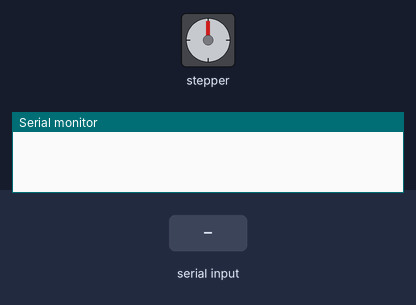
Bench run of a sketch on a simulated Arduino Uno, built with avr-gcc and run on an emulated ATmega328P. On the bench: stepper motor, the last lines printed to the serial monitor. Inputs (shaded band) come from the test bench. Stepper angles assume 200 steps per turn.

Above: at 1.2 s.
1.3 s: "90,45\n" received over Serial
At 2.3 s:
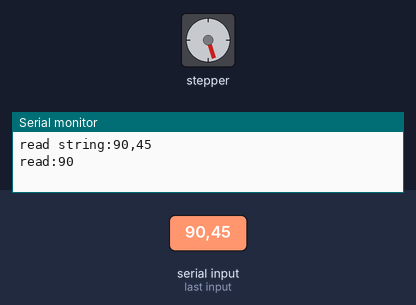
2.9 s: "5\n" received over Serial
At 3.4 s:
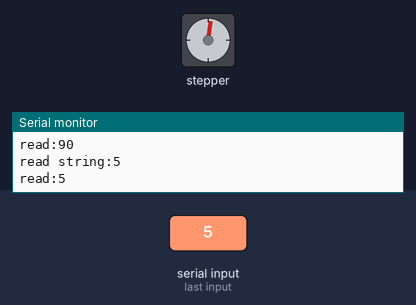
4.5 s: "30,150\n" received over Serial
At 5.2 s:
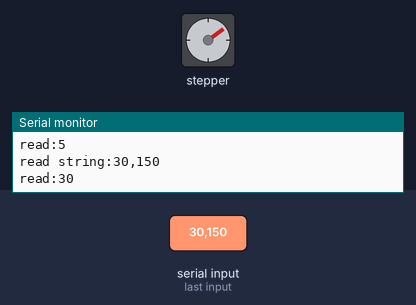
6.0 s: "90\n" received over Serial
At 6.8 s:
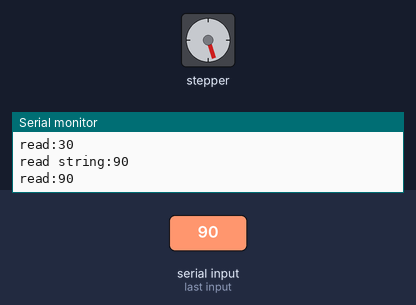
7.6 s: "1,90,45\n" received over Serial
At 8.6 s:
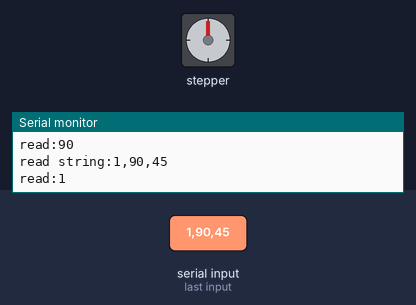
Timing chart, 0 to 10.1 s (numbered marks = the images above; inputs shaded):
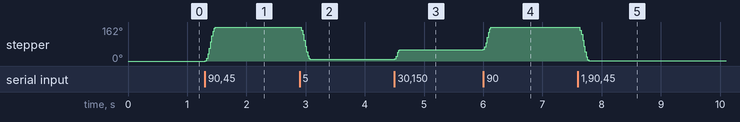

The sketch:

controlStepperViaSerial.ino
```cpp
/*Example sketch to control a stepper motor with A4988 stepper motor driver, AccelStepper library and Arduino: continuous rotation. More info: https://www.makerguides.com */

// Include the AccelStepper library:
#include <AccelStepper.h>

// Define stepper motor connections and motor interface type. Motor interface type must be set to 1 when using a driver:
#define dirPin 4
#define stepPin 3
#define motorInterfaceType 1

// Create a new instance of the AccelStepper class:
AccelStepper stepper = AccelStepper(motorInterfaceType, stepPin, dirPin);

void setup()
{
    Serial.begin(9600);
    // Set the maximum speed in steps per second:
    stepper.setMaxSpeed(5000);
    stepper.setSpeed(5000);
    stepper.setAcceleration(12000);
    stepper.setCurrentPosition(0);
}

void loop()
{
  if (Serial.available()){
    String read = Serial.readStringUntil('\n');
    Serial.println("read string:" + read);
    Serial.println("read:" + String(read.toInt()));
    stepper.runToNewPosition(read.toInt());
  }
}
```

Measured:
- after the input at 1.3 s, stepper: turns 162° clockwise in 0.16 s, starting at once
- after the input at 2.9 s, stepper: turns 153° counter-clockwise in 0.17 s, starting at once
- after the input at 4.5 s, stepper: turns 45° clockwise, starting at once
- after the input at 6.0 s, stepper: turns 108° clockwise in 0.13 s, starting at once
- after the input at 7.6 s, stepper: turns 161° counter-clockwise in 0.17 s, starting at once
